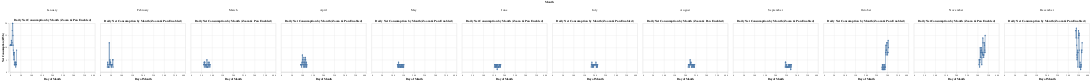

Source (notebook cell):
### Code cell
import altair as alt

zoom = alt.selection_interval(encodings=['x'])

faceted_chart = alt.Chart(streamclean).mark_line(point=True).encode(
    x=alt.X('Day:Q', title='Day of Month', axis=alt.Axis(tickCount=10)),
    y=alt.Y('Net Consumption (kWh):Q', title='Net Consumption (kWh)'),
    tooltip=[
        alt.Tooltip('Dates:T', title='Date'),
        alt.Tooltip('Net Consumption (kWh):Q', title='Consumption (kWh)'),
    ]
).add_params(
    zoom
).properties(
    width=350,
    height=200,
    title='Daily Net Consumption by Month (Zoom & Pan Enabled)'
).facet(
    column=alt.Column('Month:N', sort=month_order, header=alt.Header(labelAngle=0, labelFontSize=14))
).resolve_scale(
    y='shared',
    x='shared'
)

faceted_chart.display()

### Figure 1 — Vega-Lite specification as saved in the notebook (floating-point values rounded to 4 significant figures; data arrays with more than 128 entries replaced by an {"elided": "..."} marker saying what was removed)
{"config": {"view": {"continuousWidth": 300, "continuousHeight": 300}}, "data": {"name": "data-b2006b8989b09b76e61e89ad1f946e28"}, "facet": {"column": {"field": "Month", "header": {"labelAngle": 0, "labelFontSize": 14}, "sort": ["January", "February", "March", "April", "May", "June", "July", "August", "September", "October", "November", "December"], "type": "nominal"}}, "spec": {"mark": {"type": "line", "point": true}, "encoding": {"tooltip": [{"field": "Dates", "title": "Date", "type": "temporal"}, {"field": "Net Consumption (kWh)", "title": "Consumption (kWh)", "type": "quantitative"}], "x": {"axis": {"tickCount": 10}, "field": "Day", "title": "Day of Month", "type": "quantitative"}, "y": {"field": "Net Consumption (kWh)", "title": "Net Consumption (kWh)", "type": "quantitative"}}, "height": 200, "name": "view_2", "title": "Daily Net Consumption by Month (Zoom & Pan Enabled)", "width": 350}, "params": [{"name": "param_3", "select": {"type": "interval", "encodings": ["x"]}, "views": ["view_2"]}], "resolve": {"scale": {"x": "shared", "y": "shared"}}, "$schema": "https://vega.github.io/schema/vega-lite/v5.17.0.json", "datasets": {"data-b2006b8989b09b76e61e89ad1f946e28": {"elided": "366 records"}}}
